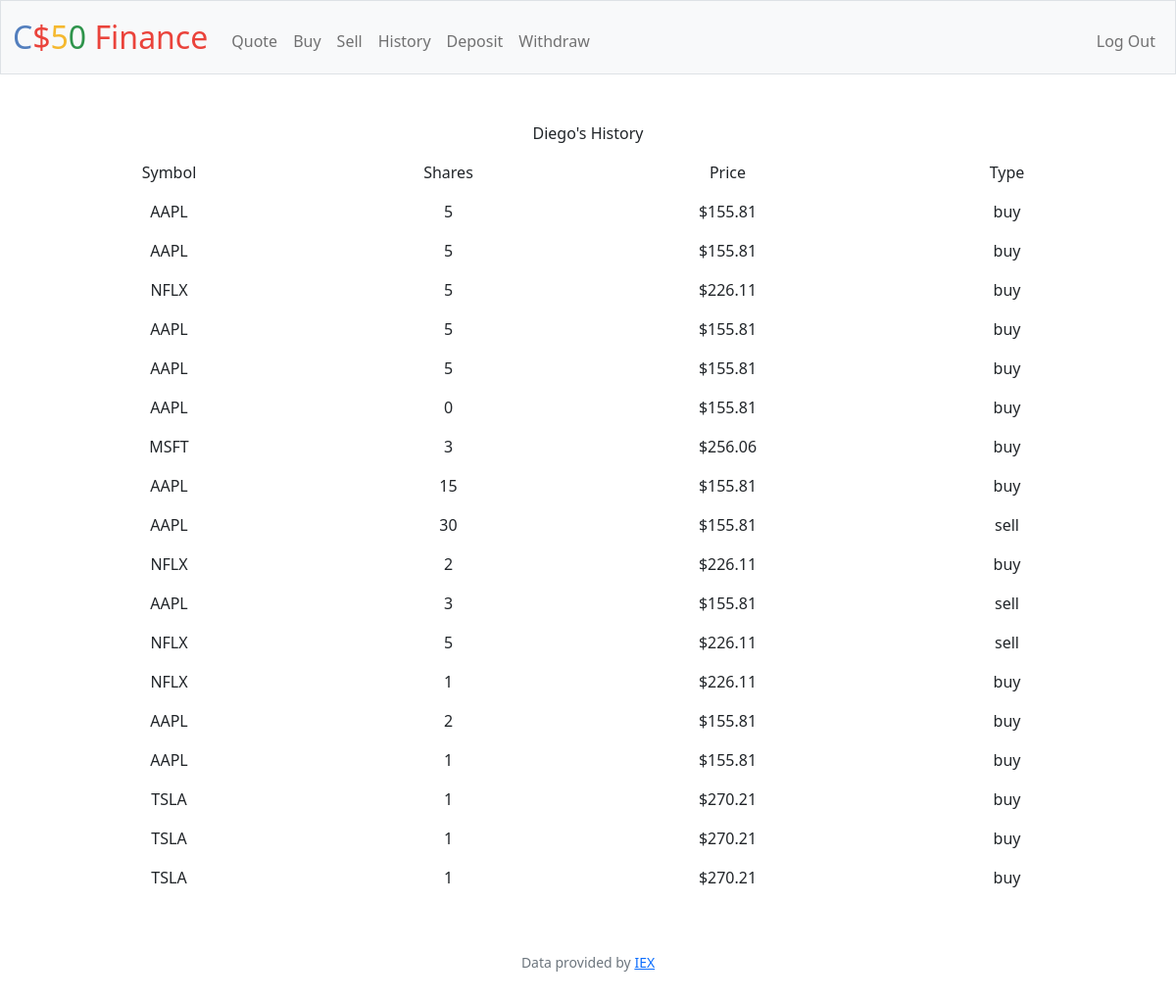
Page /history (signed in) on the committed database.
### tables this page shows
CREATE TABLE users (id INTEGER PRIMARY KEY AUTOINCREMENT NOT NULL, username TEXT NOT NULL, hash TEXT NOT NULL, cash NUMERIC NOT NULL DEFAULT 10000.00);

CREATE TABLE transactions (tx_id INTEGER PRIMARY KEY AUTOINCREMENT NOT NULL, user_id NUMERIC NOT NULL, symbol TEXT NOT NULL, shares NUMERIC NOT NULL, price NUMERIC NOT NULL, type TEXT NOT NULL);

### app.py (the view)
@app.route("/history")
@login_required
def history():
    history = db.execute("SELECT symbol, shares, price, type FROM transactions WHERE user_id = ?", session.get("user_id"))
    username = db.execute("SELECT username FROM users WHERE id = ?", session.get("user_id"))[0]["username"]
    return render_template("history.html", history=history, name=username)

### app.py (called while the page is built)
@app.after_request
def after_request(response):
    response.headers["Cache-Control"] = "no-cache, no-store, must-revalidate"
    response.headers["Expires"] = 0
    response.headers["Pragma"] = "no-cache"
    return response

### helpers.py (called while the page is built)
def login_required(f):
    @wraps(f)
    def decorated_function(*args, **kwargs):
        if session.get("user_id") is None:
            return redirect("/login")
        return f(*args, **kwargs)
    return decorated_function

### templates/history.html (shortened to what this page needs)
{% extends "layout.html" %}
{% block main %}
      <div>
        <div class="container">
            <div class="row">
              <div class="col-sm">
                <p>{{name}}'s History</p>
              </div>
            </div>
          </div>
          <div class="container">
            <div class="row">
              <div class="col-sm">
                <p>Symbol</p>
              </div>
              <div class="col-sm">
                <p>Shares</p>
              </div>
              <div class="col-sm">
                <p>Price</p>
              </div>
              <div class="col-sm">
                <p>Type</p>
              </div>
            </div>
          </div>
          {% for row in history %}
          <div class="container">
            <div class="row">
              <div class="col-sm">
                <p>{{row["symbol"]}}</p>
              </div>
              <div class="col-sm">
                <p>{{row["shares"]}}</p>
              </div>
              <div class="col-sm">
                <p>${{row["price"]}}</p>
              </div>
              <div class="col-sm">
                <p>{{row["type"]}}</p>
              </div>
            </div>
          </div>
          {% endfor %}
    </div>
{% endblock %}

### templates/layout.html (shortened to what this page needs)
<!DOCTYPE html>
<html lang="en">
    <head>
        <link href="https://cdn.jsdelivr.net/npm/bootstrap@5.1.3/dist/css/bootstrap.min.css" rel="stylesheet">
        <link href="/static/styles.css" rel="stylesheet">
    </head>
    <body>
        <nav class="bg-light border navbar navbar-expand-md navbar-light">
            <div class="container-fluid">
                <a class="navbar-brand" href="/"><span class="blue">C</span><span class="red">$</span><span class="yellow">5</span><span class="green">0</span> <span class="red">Finance</span></a>
                <div class="collapse navbar-collapse" id="navbar">
                    {% if session["user_id"] %}
                        <ul class="navbar-nav me-auto mt-2">
                            <li class="nav-item"><a class="nav-link" href="/quote">Quote</a></li>
                            <li class="nav-item"><a class="nav-link" href="/buy">Buy</a></li>
                            <li class="nav-item"><a class="nav-link" href="/sell">Sell</a></li>
                            <li class="nav-item"><a class="nav-link" href="/history">History</a></li>
                            <li class="nav-item"><a class="nav-link" href="/deposit">Deposit</a></li>
                            <li class="nav-item"><a class="nav-link" href="/withdraw">Withdraw</a></li>
                        </ul>
                        <ul class="navbar-nav ms-auto mt-2">
                            <li class="nav-item"><a class="nav-link" href="/logout">Log Out</a></li>
                        </ul>
                    {% else %}
                        <ul class="navbar-nav ms-auto mt-2">
                            <li class="nav-item"><a class="nav-link" href="/register">Register</a></li>
                            <li class="nav-item"><a class="nav-link" href="/login">Log In</a></li>
                        </ul>
                    {% endif %}
                </div>
            </div>
        </nav>
        <main class="container-fluid py-5 text-center">
            {% block main %}{% endblock %}
        </main>
        <footer class="mb-5 small text-center text-muted">
            Data provided by <a href="https://iexcloud.io/">IEX</a>
        </footer>
    </body>
</html>

### static/styles.css (style rules this page uses)
nav .navbar-brand { font-size: xx-large; }
nav .navbar-brand .blue { color: #537fbe; }
nav .navbar-brand .red { color: #ea433b; }
nav .navbar-brand .yellow { color: #f5b82e; }
nav .navbar-brand .green { color: #2e944b; }

### rows in the picture
users: username "Diego"
transactions: symbol "AAPL", shares "5", price "155.81", type "buy"
transactions: symbol "AAPL", shares "5", price "155.81", type "buy"
transactions: symbol "NFLX", shares "5", price "226.11", type "buy"
transactions: symbol "AAPL", shares "5", price "155.81", type "buy"
transactions: symbol "AAPL", shares "5", price "155.81", type "buy"
transactions: symbol "AAPL", shares "0", price "155.81", type "buy"
transactions: symbol "MSFT", shares "3", price "256.06", type "buy"
transactions: symbol "AAPL", shares "15", price "155.81", type "buy"
transactions: symbol "AAPL", shares "30", price "155.81", type "sell"
transactions: symbol "NFLX", shares "2", price "226.11", type "buy"
transactions: symbol "AAPL", shares "3", price "155.81", type "sell"
transactions: symbol "NFLX", shares "5", price "226.11", type "sell"
transactions: symbol "NFLX", shares "1", price "226.11", type "buy"
transactions: symbol "AAPL", shares "2", price "155.81", type "buy"
transactions: symbol "AAPL", shares "1", price "155.81", type "buy"
transactions: symbol "TSLA", shares "1", price "270.21", type "buy"
transactions: symbol "TSLA", shares "1", price "270.21", type "buy"
transactions: symbol "TSLA", shares "1", price "270.21", type "buy"
